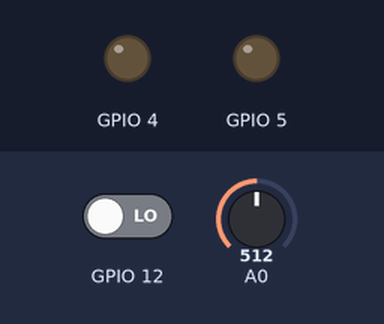
Simulated run of this sketch. Board: ESP8266 (NodeMCU). Parts: output pins drawn as LEDs (lit = HIGH). Dashed ring = blinking. The inputs (shaded band) are chosen by the test bench; at power-on: GPIO 12 LOW, A0 = 512. WiFi joins after 1.5 s; servers stay silent unless stated; what the sketch prints to the serial monitor is not drawn.

Above: at 2.7 s.
2.8 s: GPIO 12 driven HIGH
At 4.1 s:
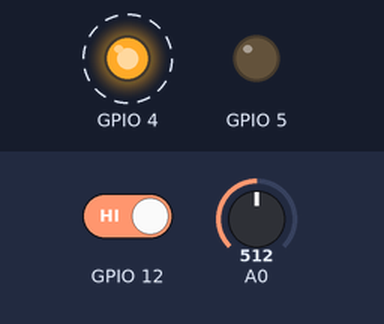
5.8 s: GPIO 12 driven LOW
At 6.2 s:
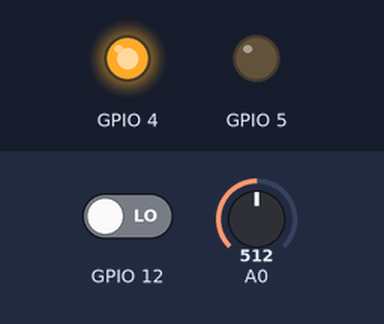
Timing chart, 0 to 8.8 s (numbered marks = the images above; inputs shaded):
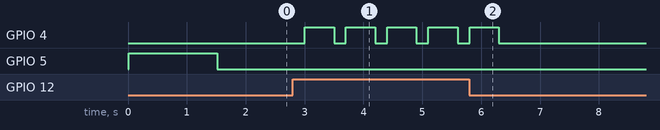

Measured:
- after the input at 2.8 s, GPIO 4: alternates HIGH for 0.50 s and LOW for 0.20 s, starting after 0.20 s
- after the input at 5.8 s, GPIO 4: goes on until 6.3 s, then stays LOW

The sketch:

Wifi8266test7000.ino
```cpp
#include <ESP8266WiFi.h>
#include <ESP8266WiFiMulti.h>
#include <WiFiClient.h>
#include <WiFiServer.h>
#include <WiFiUdp.h>

byte mac[] = { 0xD4, 0x28, 0xB2, 0xFF, 0xA0, 0xA1 }; // Must be unique on local network

// ThingSpeak Settings
char thingSpeakAddress[] = "api.thingspeak.com";
String writeAPIKey = "DX5T2ORNMD70MEV8";
const int updateThingSpeakInterval = 16 * 1000;      // Time interval in milliseconds to update ThingSpeak (number of seconds * 1000 = interval)

// Variable Setup
long lastConnectionTime = 0;
boolean lastConnected = false;
int failedCounter = 0;
int buttonState = 0;


char* ssid = "OrangeSpruce";     //  your network SSID (name)
char* pass = "JzWsUmjrPZ";    // your network password
int status = WL_IDLE_STATUS;     // the Wifi radio's status

// Create an instance of the server
// specify the port to listen on as an argument
WiFiClient client;
int i = 0;
double lightVal = 0.0;
void setup() {
  pinMode(4,OUTPUT);
  pinMode(5,OUTPUT);
  pinMode(12, INPUT);
  Serial.begin(115200);
  delay(10);

  // prepare GPIO2


  // Connect to WiFi network
  Serial.println();
  Serial.println();
  Serial.print("Connecting to ");
  Serial.println(ssid);

  WiFi.begin(ssid, pass);

  while (WiFi.status() != WL_CONNECTED) {

    digitalWrite(5,HIGH);
    delay(500);
    Serial.print(".");
    digitalWrite(5,LOW);

  }
  Serial.println("");
  Serial.println("WiFi connected");

}
void loop(){


  // Update ThingSpeak
    lightVal = analogRead(A0);
    String timeVal = "&field1=";
    String lightLevel = "&field2=";
    buttonState = digitalRead(12);

  // check if the pushbutton is pressed.
  // if it is, the buttonState is HIGH:
  if (buttonState == HIGH) {
    // turn LED on:
    //digitalWrite(ledPin, HIGH);
    updateThingSpeak(timeVal+i+lightLevel+lightVal);
  }
  else {
    // turn LED off:
    digitalWrite(4, LOW);
  }

    i++;


  lastConnected = client.connected();
}

void updateThingSpeak(String tsData)
{
  if (client.connect(thingSpeakAddress, 80))
  {
    client.print("POST /update HTTP/1.1\n");
    client.print("Host: api.thingspeak.com\n");
    client.print("Connection: close\n");
    client.print("X-THINGSPEAKAPIKEY: "+writeAPIKey+"\n");
    client.print("Content-Type: application/x-www-form-urlencoded\n");
    client.print("Content-Length: ");
    client.print(tsData.length());
    client.print("\n\n");

    client.print(tsData);

    lastConnectionTime = millis();
    digitalWrite(4,HIGH);
    delay(500);
    digitalWrite(4,LOW);

    if (client.connected())
    {
      Serial.println("Connecting to ThingSpeak...");
      Serial.println();

      failedCounter = 0;
    }
    else
    {
      failedCounter++;

      Serial.println("Connection to ThingSpeak failed ("+String(failedCounter, DEC)+")");
      Serial.println();
    }

  }
  else
  {
    failedCounter++;

    Serial.println("Connection to ThingSpeak Failed ("+String(failedCounter, DEC)+")");
    Serial.println();

    lastConnectionTime = millis();
  }
}
```
